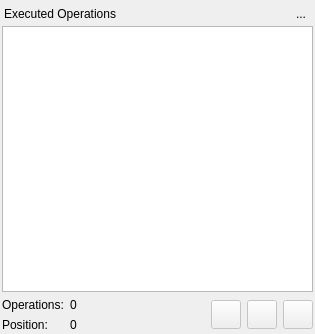
<?xml version="1.0" encoding="UTF-8"?>
<ui version="4.0">
 <class>OperationListWidget</class>
 <widget class="QWidget" name="OperationListWidget">
  <property name="enabled">
   <bool>true</bool>
  </property>
  <property name="geometry">
   <rect>
    <x>0</x>
    <y>0</y>
    <width>315</width>
    <height>334</height>
   </rect>
  </property>
  <property name="minimumSize">
   <size>
    <width>0</width>
    <height>0</height>
   </size>
  </property>
  <property name="maximumSize">
   <size>
    <width>524287</width>
    <height>524287</height>
   </size>
  </property>
  <property name="windowTitle">
   <string>Executed Operations</string>
  </property>
  <property name="windowIcon">
   <iconset resource="../res/resources.qrc">
    <normaloff>:/icones/icones/pgsqlModeler48x48.png</normaloff>:/icones/icones/pgsqlModeler48x48.png</iconset>
  </property>
  <property name="styleSheet">
   <string notr="true"/>
  </property>
  <layout class="QVBoxLayout" name="verticalLayout">
   <property name="spacing">
    <number>0</number>
   </property>
   <property name="margin">
    <number>2</number>
   </property>
   <item>
    <widget class="QWidget" name="title_wgt" native="true">
     <property name="font">
      <font>
       <pointsize>9</pointsize>
      </font>
     </property>
     <layout class="QHBoxLayout" name="horizontalLayout_2">
      <property name="spacing">
       <number>0</number>
      </property>
      <property name="margin">
       <number>2</number>
      </property>
      <item>
       <widget class="QLabel" name="title_lbl">
        <property name="font">
         <font>
          <pointsize>9</pointsize>
          <italic>false</italic>
         </font>
        </property>
        <property name="text">
         <string>Executed Operations</string>
        </property>
       </widget>
      </item>
      <item>
       <spacer name="horizontalSpacer_2">
        <property name="orientation">
         <enum>Qt::Horizontal</enum>
        </property>
        <property name="sizeHint" stdset="0">
         <size>
          <width>156</width>
          <height>5</height>
         </size>
        </property>
       </spacer>
      </item>
      <item>
       <widget class="QToolButton" name="hide_tb">
        <property name="minimumSize">
         <size>
          <width>20</width>
          <height>20</height>
         </size>
        </property>
        <property name="maximumSize">
         <size>
          <width>20</width>
          <height>20</height>
         </size>
        </property>
        <property name="toolTip">
         <string>Hide this widget</string>
        </property>
        <property name="text">
         <string>...</string>
        </property>
        <property name="icon">
         <iconset resource="../res/resources.qrc">
          <normaloff>:/icones/icones/fechar1.png</normaloff>:/icones/icones/fechar1.png</iconset>
        </property>
        <property name="autoRaise">
         <bool>true</bool>
        </property>
       </widget>
      </item>
     </layout>
    </widget>
   </item>
   <item>
    <widget class="QWidget" name="content_wgt" native="true">
     <layout class="QGridLayout" name="gridLayout_2">
      <property name="margin">
       <number>0</number>
      </property>
      <property name="spacing">
       <number>6</number>
      </property>
      <item row="0" column="0" colspan="3">
       <widget class="QTreeWidget" name="operations_tw">
        <property name="enabled">
         <bool>true</bool>
        </property>
        <property name="palette">
         <palette>
          <active>
           <colorrole role="Link">
            <brush brushstyle="SolidPattern">
             <color alpha="255">
              <red>0</red>
              <green>170</green>
              <blue>255</blue>
             </color>
            </brush>
           </colorrole>
          </active>
          <inactive>
           <colorrole role="Link">
            <brush brushstyle="SolidPattern">
             <color alpha="255">
              <red>0</red>
              <green>170</green>
              <blue>255</blue>
             </color>
            </brush>
           </colorrole>
          </inactive>
          <disabled>
           <colorrole role="Link">
            <brush brushstyle="SolidPattern">
             <color alpha="255">
              <red>0</red>
              <green>170</green>
              <blue>255</blue>
             </color>
            </brush>
           </colorrole>
          </disabled>
         </palette>
        </property>
        <property name="frameShadow">
         <enum>QFrame::Sunken</enum>
        </property>
        <property name="editTriggers">
         <set>QAbstractItemView::NoEditTriggers</set>
        </property>
        <property name="showDropIndicator" stdset="0">
         <bool>true</bool>
        </property>
        <property name="alternatingRowColors">
         <bool>true</bool>
        </property>
        <property name="selectionMode">
         <enum>QAbstractItemView::NoSelection</enum>
        </property>
        <property name="selectionBehavior">
         <enum>QAbstractItemView::SelectItems</enum>
        </property>
        <property name="iconSize">
         <size>
          <width>14</width>
          <height>14</height>
         </size>
        </property>
        <property name="indentation">
         <number>20</number>
        </property>
        <property name="rootIsDecorated">
         <bool>false</bool>
        </property>
        <property name="uniformRowHeights">
         <bool>true</bool>
        </property>
        <property name="itemsExpandable">
         <bool>false</bool>
        </property>
        <property name="allColumnsShowFocus">
         <bool>true</bool>
        </property>
        <property name="headerHidden">
         <bool>true</bool>
        </property>
        <property name="expandsOnDoubleClick">
         <bool>false</bool>
        </property>
        <column>
         <property name="text">
          <string>1</string>
         </property>
        </column>
       </widget>
      </item>
      <item row="1" column="0">
       <layout class="QGridLayout" name="gridLayout">
        <item row="0" column="0">
         <widget class="QLabel" name="operations_lbl">
          <property name="enabled">
           <bool>true</bool>
          </property>
          <property name="text">
           <string>Operations:</string>
          </property>
         </widget>
        </item>
        <item row="0" column="1">
         <widget class="QLabel" name="op_count_lbl">
          <property name="enabled">
           <bool>true</bool>
          </property>
          <property name="text">
           <string>0</string>
          </property>
         </widget>
        </item>
        <item row="1" column="0">
         <widget class="QLabel" name="position_lbl">
          <property name="enabled">
           <bool>true</bool>
          </property>
          <property name="text">
           <string>Position:</string>
          </property>
         </widget>
        </item>
        <item row="1" column="1">
         <widget class="QLabel" name="current_pos_lbl">
          <property name="enabled">
           <bool>true</bool>
          </property>
          <property name="text">
           <string>0</string>
          </property>
         </widget>
        </item>
       </layout>
      </item>
      <item row="1" column="1">
       <spacer name="horizontalSpacer">
        <property name="orientation">
         <enum>Qt::Horizontal</enum>
        </property>
        <property name="sizeHint" stdset="0">
         <size>
          <width>106</width>
          <height>20</height>
         </size>
        </property>
       </spacer>
      </item>
      <item row="1" column="2">
       <layout class="QHBoxLayout" name="horizontalLayout">
        <item>
         <widget class="QToolButton" name="rem_operations_tb">
          <property name="enabled">
           <bool>false</bool>
          </property>
          <property name="toolTip">
           <string>Delete operation history</string>
          </property>
          <property name="text">
           <string/>
          </property>
          <property name="icon">
           <iconset resource="../res/resources.qrc">
            <normaloff>:/icones/icones/excluir.png</normaloff>:/icones/icones/excluir.png</iconset>
          </property>
          <property name="iconSize">
           <size>
            <width>22</width>
            <height>22</height>
           </size>
          </property>
          <property name="autoRaise">
           <bool>false</bool>
          </property>
         </widget>
        </item>
        <item>
         <widget class="QToolButton" name="undo_tb">
          <property name="enabled">
           <bool>false</bool>
          </property>
          <property name="toolTip">
           <string>Undo</string>
          </property>
          <property name="text">
           <string/>
          </property>
          <property name="icon">
           <iconset resource="../res/resources.qrc">
            <normaloff>:/icones/icones/desfazer.png</normaloff>:/icones/icones/desfazer.png</iconset>
          </property>
          <property name="iconSize">
           <size>
            <width>22</width>
            <height>22</height>
           </size>
          </property>
          <property name="autoRaise">
           <bool>false</bool>
          </property>
         </widget>
        </item>
        <item>
         <widget class="QToolButton" name="redo_tb">
          <property name="enabled">
           <bool>false</bool>
          </property>
          <property name="toolTip">
           <string>Redo</string>
          </property>
          <property name="text">
           <string/>
          </property>
          <property name="icon">
           <iconset resource="../res/resources.qrc">
            <normaloff>:/icones/icones/refazer.png</normaloff>:/icones/icones/refazer.png</iconset>
          </property>
          <property name="iconSize">
           <size>
            <width>22</width>
            <height>22</height>
           </size>
          </property>
          <property name="autoRaise">
           <bool>false</bool>
          </property>
         </widget>
        </item>
       </layout>
      </item>
     </layout>
    </widget>
   </item>
  </layout>
 </widget>
 <resources>
  <include location="../res/resources.qrc"/>
 </resources>
 <connections/>
</ui>
